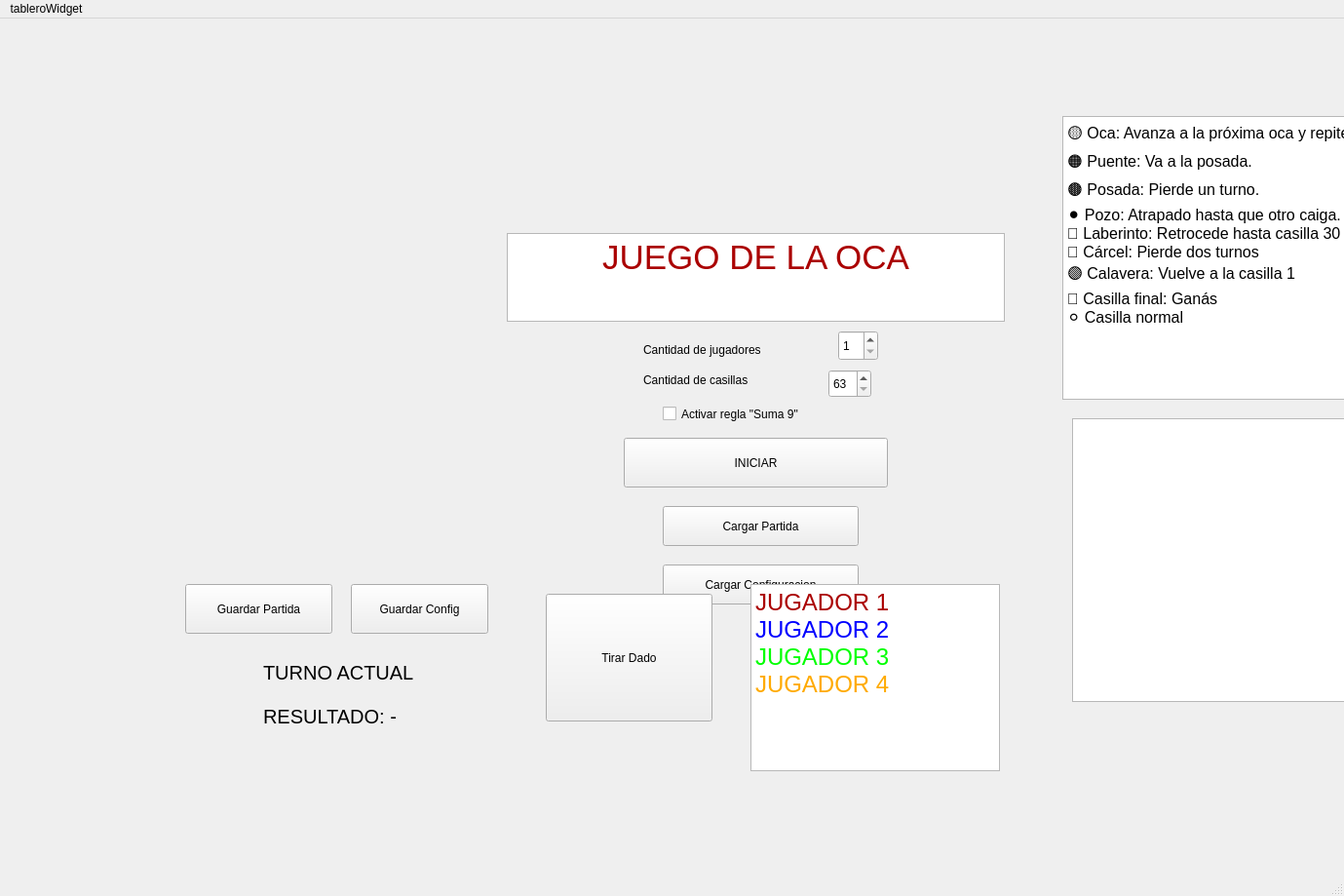
<?xml version="1.0" encoding="UTF-8"?>
<ui version="4.0">
 <class>MainWindow</class>
 <widget class="QMainWindow" name="MainWindow">
  <property name="geometry">
   <rect>
    <x>0</x>
    <y>0</y>
    <width>1379</width>
    <height>919</height>
   </rect>
  </property>
  <property name="windowTitle">
   <string>MainWindow</string>
  </property>
  <widget class="QWidget" name="centralWidget">
   <widget class="QWidget" name="controlsWidget" native="true">
    <property name="geometry">
     <rect>
      <x>420</x>
      <y>220</y>
      <width>681</width>
      <height>391</height>
     </rect>
    </property>
    <widget class="QLabel" name="labelCantidad">
     <property name="geometry">
      <rect>
       <x>240</x>
       <y>110</y>
       <width>151</width>
       <height>20</height>
      </rect>
     </property>
     <property name="text">
      <string>Cantidad de jugadores</string>
     </property>
    </widget>
    <widget class="QSpinBox" name="spinJugadores">
     <property name="geometry">
      <rect>
       <x>440</x>
       <y>100</y>
       <width>41</width>
       <height>31</height>
      </rect>
     </property>
     <property name="minimum">
      <number>1</number>
     </property>
     <property name="maximum">
      <number>4</number>
     </property>
    </widget>
    <widget class="QPushButton" name="btnIniciar">
     <property name="geometry">
      <rect>
       <x>220</x>
       <y>210</y>
       <width>271</width>
       <height>51</height>
      </rect>
     </property>
     <property name="text">
      <string>INICIAR</string>
     </property>
    </widget>
    <widget class="QTextBrowser" name="textBrowser_2">
     <property name="geometry">
      <rect>
       <x>100</x>
       <y>0</y>
       <width>511</width>
       <height>91</height>
      </rect>
     </property>
     <property name="html">
      <string>&lt;!DOCTYPE HTML PUBLIC &quot;-//W3C//DTD HTML 4.0//EN&quot; &quot;http://www.w3.org/TR/REC-html40/strict.dtd&quot;&gt;
&lt;html&gt;&lt;head&gt;&lt;meta name=&quot;qrichtext&quot; content=&quot;1&quot; /&gt;&lt;meta charset=&quot;utf-8&quot; /&gt;&lt;style type=&quot;text/css&quot;&gt;
p, li { white-space: pre-wrap; }
hr { height: 1px; border-width: 0; }
li.unchecked::marker { content: &quot;\2610&quot;; }
li.checked::marker { content: &quot;\2612&quot;; }
&lt;/style&gt;&lt;/head&gt;&lt;body style=&quot; font-family:'Segoe UI'; font-size:9pt; font-weight:400; font-style:normal;&quot;&gt;
&lt;p align=&quot;center&quot; style=&quot; margin-top:0px; margin-bottom:0px; margin-left:0px; margin-right:0px; -qt-block-indent:0; text-indent:0px;&quot;&gt;&lt;span style=&quot; font-size:26pt; color:#aa0000;&quot;&gt;JUEGO DE LA OCA&lt;/span&gt;&lt;/p&gt;&lt;/body&gt;&lt;/html&gt;</string>
     </property>
    </widget>
    <widget class="QLabel" name="label">
     <property name="geometry">
      <rect>
       <x>240</x>
       <y>140</y>
       <width>181</width>
       <height>21</height>
      </rect>
     </property>
     <property name="text">
      <string>Cantidad de casillas</string>
     </property>
    </widget>
    <widget class="QSpinBox" name="spinCasillas">
     <property name="geometry">
      <rect>
       <x>430</x>
       <y>140</y>
       <width>44</width>
       <height>29</height>
      </rect>
     </property>
     <property name="minimum">
      <number>63</number>
     </property>
     <property name="maximum">
      <number>90</number>
     </property>
    </widget>
    <widget class="QCheckBox" name="checkSuma9">
     <property name="geometry">
      <rect>
       <x>260</x>
       <y>170</y>
       <width>211</width>
       <height>31</height>
      </rect>
     </property>
     <property name="text">
      <string>Activar regla &quot;Suma 9&quot;</string>
     </property>
    </widget>
    <widget class="QPushButton" name="btnCargar">
     <property name="geometry">
      <rect>
       <x>260</x>
       <y>280</y>
       <width>201</width>
       <height>41</height>
      </rect>
     </property>
     <property name="text">
      <string>Cargar Partida</string>
     </property>
    </widget>
    <widget class="QPushButton" name="btnCargarConfig">
     <property name="geometry">
      <rect>
       <x>260</x>
       <y>340</y>
       <width>201</width>
       <height>41</height>
      </rect>
     </property>
     <property name="text">
      <string>Cargar Configuracion</string>
     </property>
    </widget>
   </widget>
   <widget class="QWidget" name="tableroWidget" native="true">
    <property name="geometry">
     <rect>
      <x>150</x>
      <y>50</y>
      <width>1561</width>
      <height>831</height>
     </rect>
    </property>
    <widget class="QTextBrowser" name="textBrowser">
     <property name="geometry">
      <rect>
       <x>940</x>
       <y>50</y>
       <width>381</width>
       <height>291</height>
      </rect>
     </property>
     <property name="html">
      <string>&lt;!DOCTYPE HTML PUBLIC &quot;-//W3C//DTD HTML 4.0//EN&quot; &quot;http://www.w3.org/TR/REC-html40/strict.dtd&quot;&gt;
&lt;html&gt;&lt;head&gt;&lt;meta name=&quot;qrichtext&quot; content=&quot;1&quot; /&gt;&lt;meta charset=&quot;utf-8&quot; /&gt;&lt;style type=&quot;text/css&quot;&gt;
p, li { white-space: pre-wrap; }
hr { height: 1px; border-width: 0; }
li.unchecked::marker { content: &quot;\2610&quot;; }
li.checked::marker { content: &quot;\2612&quot;; }
&lt;/style&gt;&lt;/head&gt;&lt;body style=&quot; font-family:'Segoe UI'; font-size:9pt; font-weight:400; font-style:normal;&quot;&gt;
&lt;p style=&quot; margin-top:0px; margin-bottom:0px; margin-left:0px; margin-right:0px; -qt-block-indent:0; text-indent:0px;&quot;&gt;&lt;span style=&quot; font-size:12pt;&quot;&gt;🟡 Oca: Avanza a la próxima oca y repite turno.&lt;/span&gt;&lt;/p&gt;
&lt;p style=&quot; margin-top:0px; margin-bottom:0px; margin-left:0px; margin-right:0px; -qt-block-indent:0; text-indent:0px;&quot;&gt;&lt;span style=&quot; font-size:12pt;&quot;&gt;🟠 Puente: Va a la posada.&lt;/span&gt;&lt;/p&gt;
&lt;p style=&quot; margin-top:0px; margin-bottom:0px; margin-left:0px; margin-right:0px; -qt-block-indent:0; text-indent:0px;&quot;&gt;&lt;span style=&quot; font-size:12pt;&quot;&gt;🟤 Posada: Pierde un turno.&lt;/span&gt;&lt;/p&gt;
&lt;p style=&quot; margin-top:0px; margin-bottom:0px; margin-left:0px; margin-right:0px; -qt-block-indent:0; text-indent:0px;&quot;&gt;&lt;span style=&quot; font-size:12pt;&quot;&gt;⚫ Pozo: Atrapado hasta que otro caiga.&lt;/span&gt;&lt;/p&gt;
&lt;p style=&quot; margin-top:0px; margin-bottom:0px; margin-left:0px; margin-right:0px; -qt-block-indent:0; text-indent:0px;&quot;&gt;&lt;span style=&quot; font-size:12pt;&quot;&gt;🔵 Laberinto: Retrocede hasta casilla 30&lt;/span&gt;&lt;/p&gt;
&lt;p style=&quot; margin-top:0px; margin-bottom:0px; margin-left:0px; margin-right:0px; -qt-block-indent:0; text-indent:0px;&quot;&gt;&lt;span style=&quot; font-size:12pt;&quot;&gt;🔴 Cárcel: Pierde dos turnos&lt;/span&gt;&lt;/p&gt;
&lt;p style=&quot; margin-top:0px; margin-bottom:0px; margin-left:0px; margin-right:0px; -qt-block-indent:0; text-indent:0px;&quot;&gt;&lt;span style=&quot; font-size:12pt;&quot;&gt;🟣 Calavera: Vuelve a la casilla 1&lt;/span&gt;&lt;/p&gt;
&lt;p style=&quot; margin-top:0px; margin-bottom:0px; margin-left:0px; margin-right:0px; -qt-block-indent:0; text-indent:0px;&quot;&gt;&lt;span style=&quot; font-size:12pt;&quot;&gt;💚 Casilla final: Ganás&lt;/span&gt;&lt;/p&gt;
&lt;p style=&quot; margin-top:0px; margin-bottom:0px; margin-left:0px; margin-right:0px; -qt-block-indent:0; text-indent:0px;&quot;&gt;&lt;span style=&quot; font-size:12pt;&quot;&gt;⚪ Casilla normal&lt;/span&gt;&lt;/p&gt;&lt;/body&gt;&lt;/html&gt;</string>
     </property>
    </widget>
    <widget class="QPushButton" name="btnTirarDado">
     <property name="geometry">
      <rect>
       <x>410</x>
       <y>540</y>
       <width>171</width>
       <height>131</height>
      </rect>
     </property>
     <property name="text">
      <string>Tirar Dado</string>
     </property>
    </widget>
    <widget class="QTextEdit" name="txtNarrador">
     <property name="geometry">
      <rect>
       <x>950</x>
       <y>360</y>
       <width>371</width>
       <height>291</height>
      </rect>
     </property>
     <property name="readOnly">
      <bool>true</bool>
     </property>
    </widget>
    <widget class="QLabel" name="lblTurnoActual">
     <property name="geometry">
      <rect>
       <x>120</x>
       <y>590</y>
       <width>251</width>
       <height>61</height>
      </rect>
     </property>
     <property name="font">
      <font>
       <pointsize>15</pointsize>
      </font>
     </property>
     <property name="text">
      <string>TURNO ACTUAL</string>
     </property>
    </widget>
    <widget class="QLabel" name="labelResultado">
     <property name="geometry">
      <rect>
       <x>120</x>
       <y>640</y>
       <width>281</width>
       <height>51</height>
      </rect>
     </property>
     <property name="font">
      <font>
       <pointsize>15</pointsize>
      </font>
     </property>
     <property name="text">
      <string>RESULTADO: -</string>
     </property>
    </widget>
    <widget class="QTextBrowser" name="textBrowser_3">
     <property name="geometry">
      <rect>
       <x>620</x>
       <y>530</y>
       <width>256</width>
       <height>192</height>
      </rect>
     </property>
     <property name="html">
      <string>&lt;!DOCTYPE HTML PUBLIC &quot;-//W3C//DTD HTML 4.0//EN&quot; &quot;http://www.w3.org/TR/REC-html40/strict.dtd&quot;&gt;
&lt;html&gt;&lt;head&gt;&lt;meta name=&quot;qrichtext&quot; content=&quot;1&quot; /&gt;&lt;meta charset=&quot;utf-8&quot; /&gt;&lt;style type=&quot;text/css&quot;&gt;
p, li { white-space: pre-wrap; }
hr { height: 1px; border-width: 0; }
li.unchecked::marker { content: &quot;\2610&quot;; }
li.checked::marker { content: &quot;\2612&quot;; }
&lt;/style&gt;&lt;/head&gt;&lt;body style=&quot; font-family:'Segoe UI'; font-size:9pt; font-weight:400; font-style:normal;&quot;&gt;
&lt;p style=&quot; margin-top:0px; margin-bottom:0px; margin-left:0px; margin-right:0px; -qt-block-indent:0; text-indent:0px;&quot;&gt;&lt;span style=&quot; font-size:18pt; color:#aa0000;&quot;&gt;JUGADOR 1&lt;/span&gt;&lt;/p&gt;
&lt;p style=&quot; margin-top:0px; margin-bottom:0px; margin-left:0px; margin-right:0px; -qt-block-indent:0; text-indent:0px;&quot;&gt;&lt;span style=&quot; font-size:18pt; color:#0000ff;&quot;&gt;JUGADOR 2&lt;/span&gt;&lt;/p&gt;
&lt;p style=&quot; margin-top:0px; margin-bottom:0px; margin-left:0px; margin-right:0px; -qt-block-indent:0; text-indent:0px;&quot;&gt;&lt;span style=&quot; font-size:18pt; color:#00ff00;&quot;&gt;JUGADOR 3&lt;/span&gt;&lt;/p&gt;
&lt;p style=&quot; margin-top:0px; margin-bottom:0px; margin-left:0px; margin-right:0px; -qt-block-indent:0; text-indent:0px;&quot;&gt;&lt;span style=&quot; font-size:18pt; color:#ffaa00;&quot;&gt;JUGADOR 4&lt;/span&gt;&lt;/p&gt;&lt;/body&gt;&lt;/html&gt;</string>
     </property>
    </widget>
    <widget class="QWidget" name="gridLayoutWidget">
     <property name="geometry">
      <rect>
       <x>110</x>
       <y>10</y>
       <width>811</width>
       <height>501</height>
      </rect>
     </property>
     <layout class="QGridLayout" name="gridLayout_tablero">
      <item row="0" column="0">
       <widget class="QLabel" name="lblGanador">
        <property name="enabled">
         <bool>false</bool>
        </property>
        <property name="text">
         <string/>
        </property>
       </widget>
      </item>
     </layout>
    </widget>
    <widget class="QPushButton" name="btnGuardar">
     <property name="geometry">
      <rect>
       <x>40</x>
       <y>530</y>
       <width>151</width>
       <height>51</height>
      </rect>
     </property>
     <property name="text">
      <string>Guardar Partida</string>
     </property>
    </widget>
    <widget class="QPushButton" name="btnGuardarConfig">
     <property name="geometry">
      <rect>
       <x>210</x>
       <y>530</y>
       <width>141</width>
       <height>51</height>
      </rect>
     </property>
     <property name="text">
      <string>Guardar Config</string>
     </property>
    </widget>
   </widget>
  </widget>
  <widget class="QStatusBar" name="statusbar"/>
  <widget class="QMenuBar" name="menubar">
   <property name="geometry">
    <rect>
     <x>0</x>
     <y>0</y>
     <width>1379</width>
     <height>25</height>
    </rect>
   </property>
   <widget class="QMenu" name="menutableroWidget">
    <property name="title">
     <string>tableroWidget</string>
    </property>
   </widget>
   <addaction name="menutableroWidget"/>
  </widget>
 </widget>
 <resources/>
 <connections/>
</ui>
